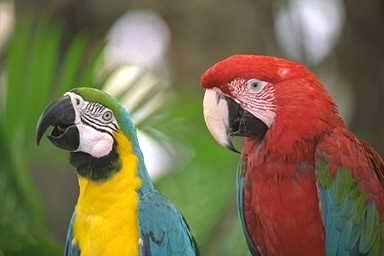
#> input picture Day18/coding_practice/images/images.jpg, 384 x 256 px
$ python 01_grayscale_and_blur.py
#> lines starting #> are read from the running program, lines starting #| are printed output that depends on the picture; after the words box and inside, x2 and y2 are one past the last pixel; in counts of white or black regions, pixels touching at a corner belong together
### Day18/coding_practice/utils.py
"""
Helper functions shared by all Day 18 practice scripts.
We don't have real document photos yet (those are for the mini project), so
we generate one fake sample document here, similar to Day17.
"""

import os
import cv2
import numpy as np

# folder this file lives in, so images/outputs always save HERE
# no matter which folder you were in when you ran "python 01_grayscale_and_blur.py"
BASE_DIR = os.path.dirname(os.path.abspath(__file__))
IMAGES_DIR = os.path.join(BASE_DIR, "images")
OUTPUTS_DIR = os.path.join(BASE_DIR, "outputs")

DOC_W, DOC_H = 700, 900  # size of our fake sample document


def _ensure_folders():
    os.makedirs(IMAGES_DIR, exist_ok=True)
    os.makedirs(OUTPUTS_DIR, exist_ok=True)


# [17 lines left out: function create_sample_document, not called in this run]


VALID_EXT = (".jpg", ".jpeg", ".png", ".bmp")


def get_sample_image():
    # uses whatever real photo you've dropped into images/ - only falls
    # back to generating a fake sample document if that folder is empty
    _ensure_folders()
    existing = sorted(f for f in os.listdir(IMAGES_DIR) if f.lower().endswith(VALID_EXT))
    if existing:
        return cv2.imread(os.path.join(IMAGES_DIR, existing[0]))
#> returned value is the input picture: shape (256, 384, 3); mean B, G, R 76.4, 110, 122.2

    path = os.path.join(IMAGES_DIR, "sample_document.jpg")
    cv2.imwrite(path, create_sample_document())
    return cv2.imread(path)


# [14 lines left out: function add_noise, not called in this run]


def save_and_show(name, img):
    # saves the result into outputs/ AND shows it in a popup window
    _ensure_folders()
    path = os.path.join(OUTPUTS_DIR, name)
    cv2.imwrite(path, img)
    print(f"Saved: {path}")
    cv2.imshow(name, img)
    cv2.waitKey(0)
    cv2.destroyAllWindows()


def build_collage(images, labels, label_height=30):
    # lays images side by side with a text label above each one, so
    # comparisons (Sobel vs Laplacian vs Canny, before vs after, etc.) are
    # easy to see in a single saved file
    normalized = []
    for img in images:
        if img.ndim == 2:  # grayscale -> BGR so everything can sit in one collage
            img = cv2.cvtColor(img, cv2.COLOR_GRAY2BGR)
        normalized.append(img)

    height = max(img.shape[0] for img in normalized)
    panels = []
    for img, label in zip(normalized, labels):
        h, w = img.shape[:2]
        if h != height:  # pad shorter images so all panels line up
            pad = np.full((height - h, w, 3), 255, dtype=np.uint8)
            img = np.vstack([img, pad])

        bar = np.full((label_height, w, 3), 30, dtype=np.uint8)
        cv2.putText(bar, label, (8, label_height - 9), cv2.FONT_HERSHEY_SIMPLEX, 0.5, (255, 255, 255), 1)
        panels.append(np.vstack([bar, img]))

        divider = np.full((height + label_height, 4, 3), 200, dtype=np.uint8)
        panels.append(divider)

    return np.hstack(panels[:-1])  # drop trailing divider

### Day18/coding_practice/01_grayscale_and_blur.py
"""
STEP 0 - grayscale + blur, the setup every edge detector below needs.
- Grayscale: edge detectors look at brightness changes, not color, so color
  is just extra data that slows things down and isn't needed.
- Gaussian Blur: real photos have tiny random noise (grain, JPEG artifacts).
  Without blurring first, an edge detector treats that noise as thousands of
  fake little edges. Blurring smooths it out so only real edges remain.
"""
import cv2
from utils import get_sample_image, save_and_show, build_collage

img = get_sample_image()
gray = cv2.cvtColor(img, cv2.COLOR_BGR2GRAY)
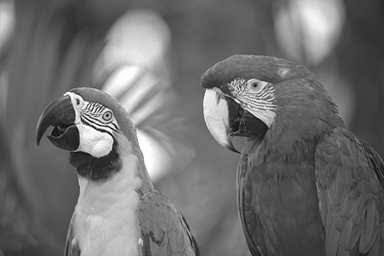
#> gray: shape (256, 384); min 2, max 254, mean 109.8
blurred = cv2.GaussianBlur(gray, (5, 5), 0)

save_and_show("01_original.jpg", img)
save_and_show("01_gray.jpg", gray)
save_and_show("01_blurred.jpg", blurred)
save_and_show("01_compare.jpg", build_collage([img, gray, blurred], ["original", "gray", "blurred"]))
#> the loop in build_collage, `for img in images:` made 3 passes
#> after the loop in build_collage, `for img in images:`: normalized = 3 items
#> in build_collage, `height = max(img.shape[0] for img in normalized)`: height = 256
#> the loop in build_collage, `for img, label in zip(normalized, labels):` made 3 passes
#> label on passes 1 to 3: 'original', 'gray', 'blurred'
#> after the loop in build_collage, `for img, label in zip(normalized, labels):`:
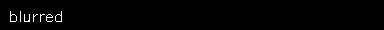
#> bar: shape (30, 384, 3); values 30 (black) and 255 (white), 1.1% white in thin lines or dots, all inside (x1, y1, x2, y2) = (10, 11, 62, 22)
#> after the loop in build_collage, `for img, label in zip(normalized, labels):`: panels = 6 items
#> in build_collage, `return np.hstack(panels[:-1])`:
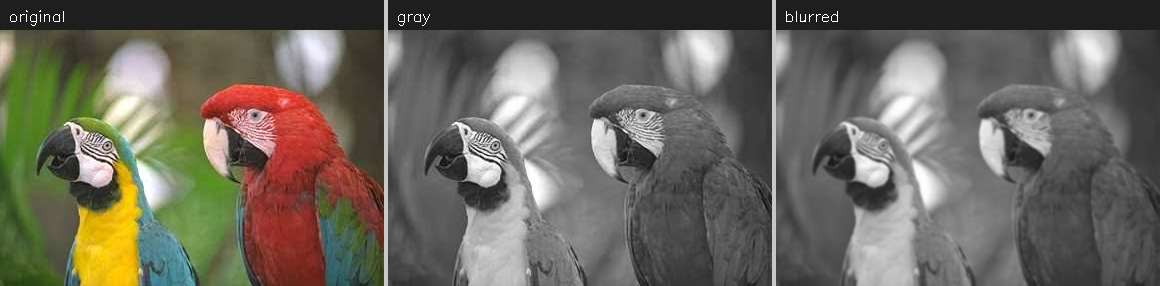
#> returned value: shape (286, 1160, 3); mean of channels 0, 1, 2 92.4, 102.4, 106; drawn as B, G, R
